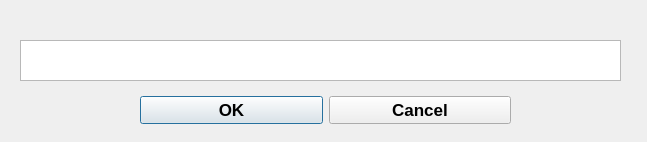
<?xml version="1.0" encoding="UTF-8"?>
<ui version="4.0">
 <class>addvalue</class>
 <widget class="QDialog" name="addvalue">
  <property name="geometry">
   <rect>
    <x>0</x>
    <y>0</y>
    <width>647</width>
    <height>142</height>
   </rect>
  </property>
  <property name="windowTitle">
   <string>Dialog</string>
  </property>
  <widget class="QTextEdit" name="user_input">
   <property name="geometry">
    <rect>
     <x>20</x>
     <y>40</y>
     <width>601</width>
     <height>41</height>
    </rect>
   </property>
   <property name="html">
    <string>&lt;!DOCTYPE HTML PUBLIC &quot;-//W3C//DTD HTML 4.0//EN&quot; &quot;http://www.w3.org/TR/REC-html40/strict.dtd&quot;&gt;
&lt;html&gt;&lt;head&gt;&lt;meta name=&quot;qrichtext&quot; content=&quot;1&quot; /&gt;&lt;style type=&quot;text/css&quot;&gt;
p, li { white-space: pre-wrap; }
&lt;/style&gt;&lt;/head&gt;&lt;body style=&quot; font-family:'MS Shell Dlg 2'; font-size:8.25pt; font-weight:400; font-style:normal;&quot;&gt;
&lt;p style=&quot;-qt-paragraph-type:empty; margin-top:0px; margin-bottom:0px; margin-left:0px; margin-right:0px; -qt-block-indent:0; text-indent:0px; font-family:'MS Shell Dlg 2';&quot;&gt;&lt;br /&gt;&lt;/p&gt;&lt;/body&gt;&lt;/html&gt;</string>
   </property>
  </widget>
  <widget class="QWidget" name="horizontalLayoutWidget">
   <property name="geometry">
    <rect>
     <x>140</x>
     <y>90</y>
     <width>371</width>
     <height>41</height>
    </rect>
   </property>
   <layout class="QHBoxLayout" name="horizontalLayout">
    <item>
     <widget class="QPushButton" name="ok">
      <property name="font">
       <font>
        <pointsize>13</pointsize>
        <weight>75</weight>
        <bold>true</bold>
       </font>
      </property>
      <property name="text">
       <string>OK</string>
      </property>
     </widget>
    </item>
    <item>
     <widget class="QPushButton" name="cancel">
      <property name="font">
       <font>
        <pointsize>13</pointsize>
        <weight>75</weight>
        <bold>true</bold>
       </font>
      </property>
      <property name="text">
       <string>Cancel</string>
      </property>
     </widget>
    </item>
   </layout>
  </widget>
 </widget>
 <resources/>
 <connections/>
</ui>
